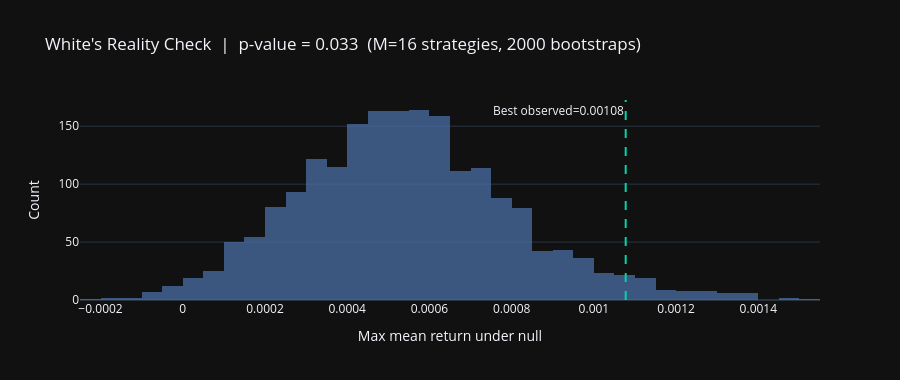

Source (notebook cell):
### Markdown cell above
### 4b — White's Reality Check & Haircut Sharpe

**White's Reality Check (WRC)**: when selecting the *best* of $M$ strategies, the null hypothesis is that *no* strategy has positive expected returns.

$$H_0: \max_{k=1..M}\, \mathbb{E}[f_k] \leq 0$$

We approximate via bootstrap: resample the time series of each candidate's returns, recompute the maximum performance, and compare the observed maximum to that null distribution.

**Haircut Sharpe**: a simple practical discount:
$$\text{SR}_{\text{haircut}} = \text{SR}_{\text{observed}} \times (1 - \text{discount})$$

### Code cell
# ── Collect candidate strategy returns (coarse grid on IS) ────────────────────
candidate_pnls = {}
price_is = (1 + IS_RET).cumprod()

for f in F_QUICK:
    for s in S_QUICK:
        if f >= s:
            continue
        ma_f  = price_is.rolling(f).mean()
        ma_s  = price_is.rolling(s).mean()
        sig   = np.sign(ma_f - ma_s).shift(1)
        pnl   = (sig * IS_RET).dropna()
        candidate_pnls[f'f{f}_s{s}'] = pnl.values

cand_names = list(candidate_pnls.keys())
# Stack only arrays of equal length (find min length)
min_len = min(len(candidate_pnls[k]) for k in cand_names)
cand_arr = np.vstack([candidate_pnls[k][:min_len] for k in cand_names])  # (M, T)
M          = cand_arr.shape[0]

# Observed maximum mean return
obs_means  = cand_arr.mean(axis=1)
obs_max    = obs_means.max()
best_idx   = obs_means.argmax()

print(f'Candidates: {M}')
print(f'Best strategy  : {cand_names[best_idx]}  mean daily ret={obs_max:.6f}')

# ── WRC bootstrap ────────────────────────────────────────────────────────────
N_WRC    = 2000
T_cand   = cand_arr.shape[1]
wrc_null = np.zeros(N_WRC)

# Demean each candidate (WRC tests H0: all means <= 0)
demeaned = cand_arr - cand_arr.mean(axis=1, keepdims=True)

for b in range(N_WRC):
    idx    = rng.integers(0, T_cand, size=T_cand)          # resample time
    boot_m = demeaned[:, idx].mean(axis=1)                 # max of demeaned
    wrc_null[b] = boot_m.max()

wrc_pval = (wrc_null >= obs_max).mean()

fig = go.Figure()
fig.add_trace(go.Histogram(x=wrc_null, nbinsx=60, name='WRC null',
                            marker_color='#4a6fa5', opacity=0.75))
fig.add_vline(x=obs_max, line_color='#00d4aa', line_width=2, line_dash='dash',
              annotation_text=f'Best observed={obs_max:.5f}',
              annotation_position='top left')

fig.update_layout(
    template='plotly_dark', height=380,
    title=f"White's Reality Check  |  p-value = {wrc_pval:.3f}  (M={M} strategies, {N_WRC} bootstraps)",
    xaxis_title='Max mean return under null',
    yaxis_title='Count'
)
fig.show()
print(f'WRC p-value: {wrc_pval:.3f}')

### Figure 1 — Plotly figure (JSON) as saved in the notebook; plotly's stock layout.template omitted (floating-point values rounded to 4 significant figures; data arrays with more than 128 entries replaced by an {"elided": "..."} marker saying what was removed)
{"data": [{"marker": {"color": "#4a6fa5"}, "name": "WRC null", "nbinsx": 60, "opacity": 0.75, "type": "histogram", "x": {"elided": "2000 float values"}}], "layout": {"annotations": [{"showarrow": false, "text": "Best observed=0.00108", "x": 0.001077, "xanchor": "right", "xref": "x", "y": 1, "yanchor": "top", "yref": "y domain"}], "height": 380, "shapes": [{"line": {"color": "#00d4aa", "dash": "dash", "width": 2}, "type": "line", "x0": 0.001077, "x1": 0.001077, "xref": "x", "y0": 0, "y1": 1, "yref": "y domain"}], "title": {"text": "White's Reality Check  |  p-value = 0.033  (M=16 strategies, 2000 bootstraps)"}, "xaxis": {"title": {"text": "Max mean return under null"}}, "yaxis": {"title": {"text": "Count"}}}}
